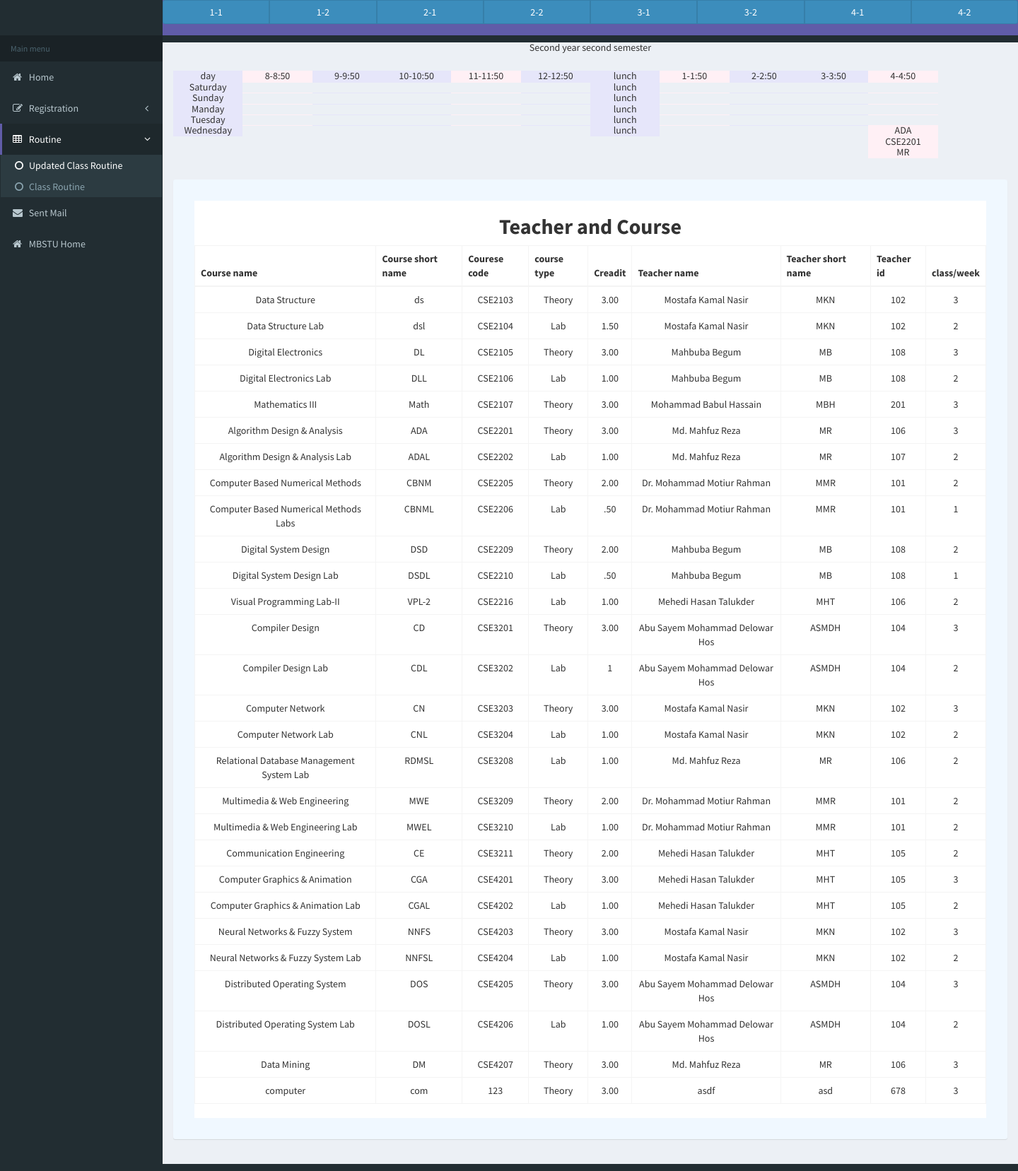
The app's page /projects/project/pages/tables/2y2s.php with its own data.
### tables this page shows
CREATE TABLE `course_registration` (
  `id` int(11) NOT NULL,
  `course_name` varchar(50) NOT NULL,
  `course_short_name` varchar(10) NOT NULL,
  `course_code` varchar(8) NOT NULL,
  `course_type` varchar(10) NOT NULL,
  `credit` varchar(7) NOT NULL,
  `teacher_name` varchar(30) NOT NULL,
  `teacher_short_name` varchar(10) NOT NULL,
  `teacher_id` varchar(15) NOT NULL,
  `class_per_week` varchar(10) NOT NULL
);

### projects/project/pages/tables/2y2s.php (the view, shortened to what this page needs)
<!DOCTYPE html>
<html>
  <head>
    <link rel="stylesheet" href="../../bootstrap/css/bootstrap.min.css">
    <link rel="stylesheet" href="https://maxcdn.bootstrapcdn.com/font-awesome/4.4.0/css/font-awesome.min.css">
    <link rel="stylesheet" href="https://code.ionicframework.com/ionicons/2.0.1/css/ionicons.min.css">
    <link rel="stylesheet" href="../../dist/css/AdminLTE.min.css">
    <link rel="stylesheet" href="../../dist/css/skins/_all-skins.min.css">
  </head>
  <body class="hold-transition skin-purple sidebar-mini">
    <div class="wrapper">
      <header class="main-header">
        <nav class="navbar navbar-static-top" role="navigation">
           <div class="btn-group btn-group-justified">
			  <a href="1y1s.php" class="btn btn-primary">1-1</a>
			  <a href="1y2s.php" class="btn btn-primary">1-2</a>
			  <a href="2y1s.php" class="btn btn-primary">2-1</a>
			  <a href="2y2s.php" class="btn btn-primary">2-2</a>
			  <a href="3y1s.php" class="btn btn-primary">3-1</a>
			  <a href="3y2s.php" class="btn btn-primary">3-2</a>
			  <a href="4y1s.php" class="btn btn-primary">4-1</a>
			  <a href="4y2s.php" class="btn btn-primary">4-2</a>
         </div>
        </nav>
      </header>
      <aside class="main-sidebar">
        <section class="sidebar">
          <ul class="sidebar-menu">
            <li class="header">Main menu</li>
            <li>
              <a href="http://127.0.0.1/projects/project/">
                <i class="fa fa-home"></i> <span>Home</span>
              </a>
            </li>
            <li class="treeview">
              <a href="#">
                <i class="fa fa-edit"></i> <span>Registration</span>
                <i class="fa fa-angle-left pull-right"></i>
              </a>
            </li>
            <li class="treeview active">
              <a href="#">
                <i class="fa fa-table"></i> <span>Routine</span>
                <i class="fa fa-angle-left pull-right"></i>
              </a>
              <ul class="treeview-menu">
                <li class="active"><a href="1y1s.php"><i class="fa fa-circle-o"></i>Updated Class Routine</a></li>
                <li><a href="data.html"><i class="fa fa-circle-o"></i>Class Routine</a></li>
              </ul>
            </li>
            <li>
              <a href="../mailbox/mailbox.html">
                <i class="fa fa-envelope"></i> <span>Sent Mail</span>
              </a>
            </li>
			<li>
              <a href="http://mbstu.ac.bd/index.html">
                <i class="fa fa-home"></i> <span>MBSTU Home</span>
              </a>
            </li>
             </ul>
        </section>
      </aside>
      <div class="content-wrapper">
<h5 class="text-center"> <storng>Second year second semester</strong><h5>
         <section class="content">
          <div class="container-fluid">
  <div class="row">
    <div class="col-md-1" style="background-color:lavender;">day</div>
    <div class="col-md-1" style="background-color:lavenderblush;">8-8:50</div>
    <div class="col-md-1" style="background-color:lavender;">9-9:50</div>
	<div class="col-md-1" style="background-color:lavender;">10-10:50</div>
    <div class="col-md-1" style="background-color:lavenderblush;">11-11:50</div>
    <div class="col-md-1" style="background-color:lavender;">12-12:50</div>
	<div class="col-md-1" style="background-color:lavender;">lunch</div>
    <div class="col-md-1" style="background-color:lavenderblush;">1-1:50</div>
    <div class="col-md-1" style="background-color:lavender;">2-2:50</div>
	<div class="col-md-1" style="background-color:lavender;">3-3:50</div>
    <div class="col-md-1" style="background-color:lavenderblush;">4-4:50</div>
  </div>
  <div class="row">
    <div class="col-md-1" style="background-color:lavender;">
	Saturday
	</div>
    <div class="col-md-1" style="background-color:lavenderblush;">
	</div>
    <div class="col-md-1" style="background-color:lavender;">
	</div>
	<div class="col-md-1" style="background-color:lavender;">
	</div>
    <div class="col-md-1" style="background-color:lavenderblush;">
	</div>
    <div class="col-md-1" style="background-color:lavender;">
	</div>
	<div class="col-md-1" style="background-color:lavender;">
	lunch
	</div>
    <div class="col-md-1" style="background-color:lavenderblush;">
	</div>
    <div class="col-md-1" style="background-color:lavender;">
	</div>
	<div class="col-md-1" style="background-color:lavender;">
	</div>
    <div class="col-md-1" style="background-color:lavenderblush;">
	</div>
 </div>
 <div class="row">
    <div class="col-md-1" style="background-color:lavender;">
	Sunday
	</div>
    <div class="col-md-1" style="background-color:lavenderblush;">
	</div>
    <div class="col-md-1" style="background-color:lavender;">
	</div>
	<div class="col-md-1" style="background-color:lavender;">
	</div>
    <div class="col-md-1" style="background-color:lavenderblush;">
	</div>
    <div class="col-md-1" style="background-color:lavender;">
	</div>
	<div class="col-md-1" style="background-color:lavender;">
	lunch
	</div>
    <div class="col-md-1" style="background-color:lavenderblush;">
	</div>
    <div class="col-md-1" style="background-color:lavender;">
	</div>
	<div class="col-md-1" style="background-color:lavender;">
	</div>
    <div class="col-md-1" style="background-color:lavenderblush;">
	</div>
 </div>
 <div class="row">
    <div class="col-md-1" style="background-color:lavender;">
	Manday
	</div>
    <div class="col-md-1" style="background-color:lavenderblush;">
	</div>
    <div class="col-md-1" style="background-color:lavender;">
	</div>
	<div class="col-md-1" style="background-color:lavender;">
	</div>
    <div class="col-md-1" style="background-color:lavenderblush;">
	</div>
    <div class="col-md-1" style="background-color:lavender;">
	</div>
	<div class="col-md-1" style="background-color:lavender;">
	lunch
	</div>
    <div class="col-md-1" style="background-color:lavenderblush;">
	</div>
    <div class="col-md-1" style="background-color:lavender;">
	</div>
	<div class="col-md-1" style="background-color:lavender;">
	</div>
    <div class="col-md-1" style="background-color:lavenderblush;">
	</div>
 </div>
 <div class="row">
    <div class="col-md-1" style="background-color:lavender;">
	Tuesday
	</div>
    <div class="col-md-1" style="background-color:lavenderblush;">
	</div>
    <div class="col-md-1" style="background-color:lavender;">
	</div>
	<div class="col-md-1" style="background-color:lavender;">
	</div>
    <div class="col-md-1" style="background-color:lavenderblush;">
	</div>
    <div class="col-md-1" style="background-color:lavender;">
	</div>
	<div class="col-md-1" style="background-color:lavender;">
	lunch
	</div>
    <div class="col-md-1" style="background-color:lavenderblush;">
	</div>
    <div class="col-md-1" style="background-color:lavender;">
	</div>
	<div class="col-md-1" style="background-color:lavender;">
	</div>
    <div class="col-md-1" style="background-color:lavenderblush;">
	</div>
 </div>
 <div class="row">
    <div class="col-md-1" style="background-color:lavender;">
	Wednesday
	</div>
    <div class="col-md-1" style="background-color:lavenderblush;">
	</div>
    <div class="col-md-1" style="background-color:lavender;">
	</div>
	<div class="col-md-1" style="background-color:lavender;">
	</div>
    <div class="col-md-1" style="background-color:lavenderblush;">
	</div>
    <div class="col-md-1" style="background-color:lavender;">
	</div>
	<div class="col-md-1" style="background-color:lavender;">
	lunch
	</div>
    <div class="col-md-1" style="background-color:lavenderblush;">
	</div>
    <div class="col-md-1" style="background-color:lavender;">
	</div>
	<div class="col-md-1" style="background-color:lavender;">
	</div>
    <div class="col-md-1" style="background-color:lavenderblush;">
	<?php
	$query = "SELECT * FROM course_in";
               $result = mysql_query($query);
  while( $row = mysql_fetch_array($result))
		{
			   $course_name=$row['course_name'];
			   $day=$row['day'];
			   $time=$row['time'];
			   $semester=$row['semester'];
			   if($day=='Wednesday' && $time=='4:00-4:50' && $semester=='2-2')
			      {
				 $query2="SELECT * FROM course_registration";
                 $result2=mysql_query($query2);
                   while($row2=mysql_fetch_array($result2))
				   {
					 $course_name2=$row2['course_name'];
					 $course_short_name=$row2['course_short_name'];
					 $course_code=$row2['course_code'];
					 $teacher_short_name=$row2['teacher_short_name'];
					 if($course_name==$course_name2)
					 {
						echo $course_short_name."<br>".$course_code."<br>".$teacher_short_name;
					 }
				   }
				  }
		}
			   ?>
	</div>
 </div>
</div>
<br><br>
<div class="row">
            <div class="col-md-12">
              <div class="box box-primary" style="border: 30px solid aliceblue">
			  <h2 class="text-center"> <strong> Teacher and Course</strong></h2>
			   <?php
                $query = "SELECT * FROM course_registration";
               $result = mysql_query($query);
             ?>
 <table class="table table-bordered"  >
 <thead>
<tr>
    <th>Course name</th>
	<th>Course short name</th>
	<th>Courese code</th>
	<th>course type</th>
	<th>Creadit</th>
	<th>Teacher name</th>
	<th>Teacher short name</th>
	<th>Teacher  id</th>
	<th>class/week</th>
</tr>
</thead>
<tbody>
<?php
while($row = mysql_fetch_array($result))
     {
     echo "<tr><td>" . $row['course_name'] . "</td><td>" . $row['course_short_name'] . "</td><td>" . $row['course_code'] . "</td><td>" . $row['course_type'] . "</td><td>" . $row['credit'] . "</td><td>" . $row['teacher_name'] . "</td><td>" . $row['teacher_short_name'] . "</td><td>" . $row['teacher_id'] . "</td><td>" . $row['class_per_week'] . "</td></tr>";
     }
?>
</tbody>
</table>
			  </div>
			</div>
		 </div>
        </section>
    </div>
  </body>
</html>

### records on screen
course_registration: course_short_name "ADA", course_code "CSE2201", teacher_short_name "MR", course_name "Algorithm Design & Analysis", course_type "Theory", credit "3.00", teacher_name "Md. Mahfuz Reza", teacher "106", class_per_week "3"
course_registration: course_name "Data Structure", course_short_name "ds", course_code "CSE2103", course_type "Theory", credit "3.00", teacher_name "Mostafa Kamal Nasir", teacher_short_name "MKN", teacher "102", class_per_week "3"
course_registration: course_name "Data Structure Lab", course_short_name "dsl", course_code "CSE2104", course_type "Lab", credit "1.50", teacher_name "Mostafa Kamal Nasir", teacher_short_name "MKN", teacher "102", class_per_week "2"
course_registration: course_name "Digital Electronics", course_short_name "DL", course_code "CSE2105", course_type "Theory", credit "3.00", teacher_name "Mahbuba Begum", teacher_short_name "MB", teacher "108", class_per_week "3"
course_registration: course_name "Digital Electronics Lab", course_short_name "DLL", course_code "CSE2106", course_type "Lab", credit "1.00", teacher_name "Mahbuba Begum", teacher_short_name "MB", teacher "108", class_per_week "2"
course_registration: course_name "Mathematics III", course_short_name "Math", course_code "CSE2107", course_type "Theory", credit "3.00", teacher_name "Mohammad Babul Hassain", teacher_short_name "MBH", teacher "201", class_per_week "3"
course_registration: course_name "Algorithm Design & Analysis Lab", course_short_name "ADAL", course_code "CSE2202", course_type "Lab", credit "1.00", teacher_name "Md. Mahfuz Reza", teacher_short_name "MR", teacher "107", class_per_week "2"
course_registration: course_name "Computer Based Numerical Methods", course_short_name "CBNM", course_code "CSE2205", course_type "Theory", credit "2.00", teacher_name "Dr. Mohammad Motiur Rahman", teacher_short_name "MMR", teacher "101", class_per_week "2"
course_registration: course_name "Computer Based Numerical Methods Labs", course_short_name "CBNML", course_code "CSE2206", course_type "Lab", credit ".50", teacher_name "Dr. Mohammad Motiur Rahman", teacher_short_name "MMR", teacher "101", class_per_week "1"
course_registration: course_name "Digital System Design", course_short_name "DSD", course_code "CSE2209", course_type "Theory", credit "2.00", teacher_name "Mahbuba Begum", teacher_short_name "MB", teacher "108", class_per_week "2"
course_registration: course_name "Digital System Design Lab", course_short_name "DSDL", course_code "CSE2210", course_type "Lab", credit ".50", teacher_name "Mahbuba Begum", teacher_short_name "MB", teacher "108", class_per_week "1"
course_registration: course_name "Visual Programming Lab-II", course_short_name "VPL-2", course_code "CSE2216", course_type "Lab", credit "1.00", teacher_name "Mehedi Hasan Talukder", teacher_short_name "MHT", teacher "106", class_per_week "2"
course_registration: course_name "Compiler Design", course_short_name "CD", course_code "CSE3201", course_type "Theory", credit "3.00", teacher_name "Abu Sayem Mohammad Delowar Hos", teacher_short_name "ASMDH", teacher "104", class_per_week "3"
course_registration: course_name "Compiler Design Lab", course_short_name "CDL", course_code "CSE3202", course_type "Lab", credit "1", teacher_name "Abu Sayem Mohammad Delowar Hos", teacher_short_name "ASMDH", teacher "104", class_per_week "2"
course_registration: course_name "Computer Network", course_short_name "CN", course_code "CSE3203", course_type "Theory", credit "3.00", teacher_name "Mostafa Kamal Nasir", teacher_short_name "MKN", teacher "102", class_per_week "3"
course_registration: course_name "Computer Network Lab", course_short_name "CNL", course_code "CSE3204", course_type "Lab", credit "1.00", teacher_name "Mostafa Kamal Nasir", teacher_short_name "MKN", teacher "102", class_per_week "2"
course_registration: course_name "Relational Database Management System Lab", course_short_name "RDMSL", course_code "CSE3208", course_type "Lab", credit "1.00", teacher_name "Md. Mahfuz Reza", teacher_short_name "MR", teacher "106", class_per_week "2"
course_registration: course_name "Multimedia & Web Engineering", course_short_name "MWE", course_code "CSE3209", course_type "Theory", credit "2.00", teacher_name "Dr. Mohammad Motiur Rahman", teacher_short_name "MMR", teacher "101", class_per_week "2"
course_registration: course_name "Multimedia & Web Engineering Lab", course_short_name "MWEL", course_code "CSE3210", course_type "Lab", credit "1.00", teacher_name "Dr. Mohammad Motiur Rahman", teacher_short_name "MMR", teacher "101", class_per_week "2"
course_registration: course_name "Communication Engineering", course_short_name "CE", course_code "CSE3211", course_type "Theory", credit "2.00", teacher_name "Mehedi Hasan Talukder", teacher_short_name "MHT", teacher "105", class_per_week "2"
course_registration: course_name "Computer Graphics & Animation", course_short_name "CGA", course_code "CSE4201", course_type "Theory", credit "3.00", teacher_name "Mehedi Hasan Talukder", teacher_short_name "MHT", teacher "105", class_per_week "3"
course_registration: course_name "Computer Graphics & Animation Lab", course_short_name "CGAL", course_code "CSE4202", course_type "Lab", credit "1.00", teacher_name "Mehedi Hasan Talukder", teacher_short_name "MHT", teacher "105", class_per_week "2"
course_registration: course_name "Neural Networks & Fuzzy System", course_short_name "NNFS", course_code "CSE4203", course_type "Theory", credit "3.00", teacher_name "Mostafa Kamal Nasir", teacher_short_name "MKN", teacher "102", class_per_week "3"
course_registration: course_name "Neural Networks & Fuzzy System Lab", course_short_name "NNFSL", course_code "CSE4204", course_type "Lab", credit "1.00", teacher_name "Mostafa Kamal Nasir", teacher_short_name "MKN", teacher "102", class_per_week "2"
course_registration: course_name "Distributed Operating System", course_short_name "DOS", course_code "CSE4205", course_type "Theory", credit "3.00", teacher_name "Abu Sayem Mohammad Delowar Hos", teacher_short_name "ASMDH", teacher "104", class_per_week "3"
course_registration: course_name "Distributed Operating System Lab", course_short_name "DOSL", course_code "CSE4206", course_type "Lab", credit "1.00", teacher_name "Abu Sayem Mohammad Delowar Hos", teacher_short_name "ASMDH", teacher "104", class_per_week "2"
course_registration: course_name "Data Mining", course_short_name "DM", course_code "CSE4207", course_type "Theory", credit "3.00", teacher_name "Md. Mahfuz Reza", teacher_short_name "MR", teacher "106", class_per_week "3"
course_registration: course_name "computer", course_short_name "com", course_code "123", course_type "Theory", credit "3.00", teacher_name "asdf", teacher_short_name "asd", teacher "678", class_per_week "3"
